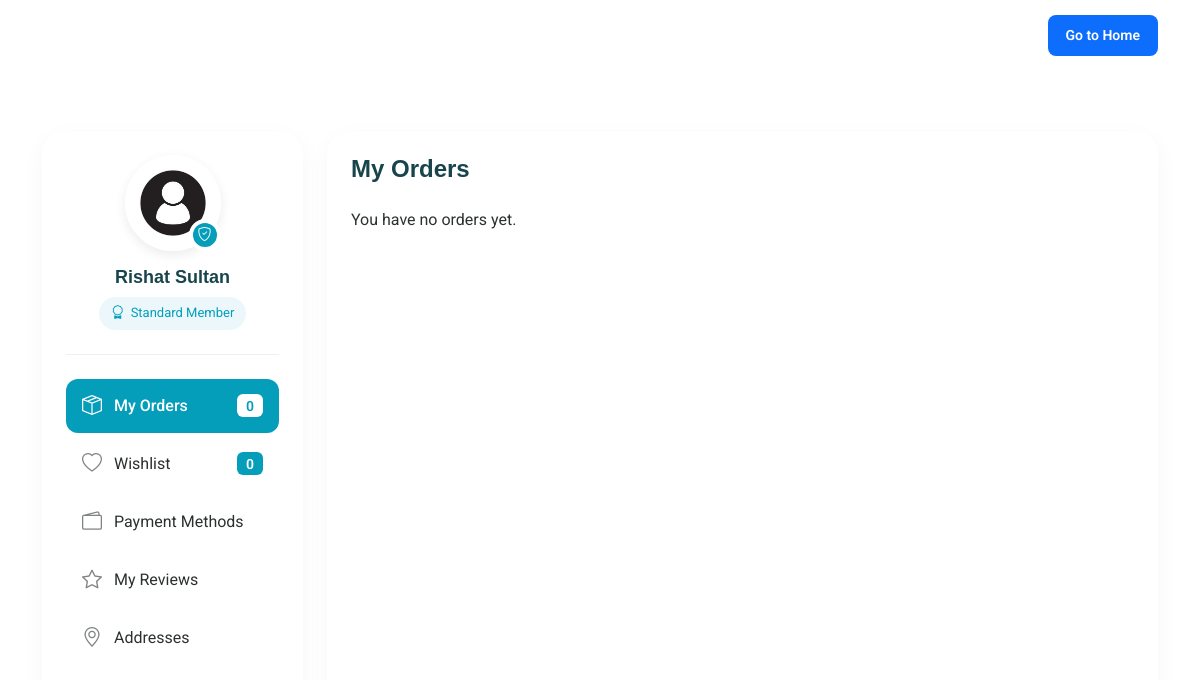
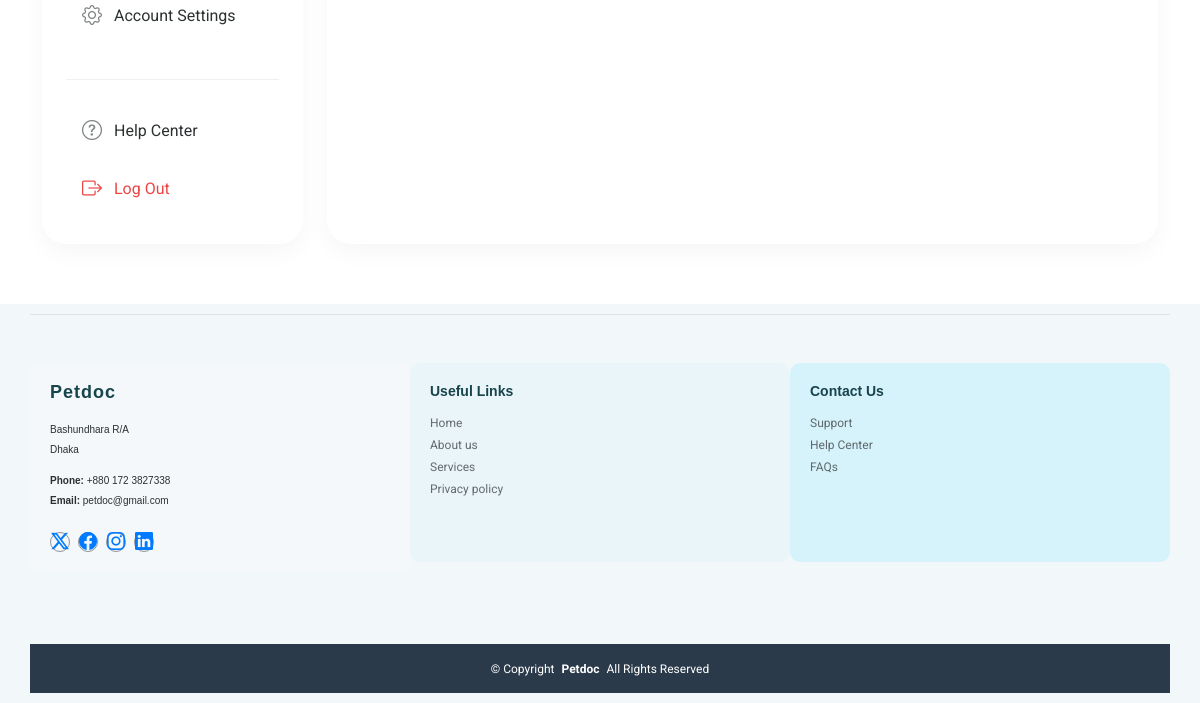
Before: /account/ (signed in) with the older database file (2 pictures, top to bottom).
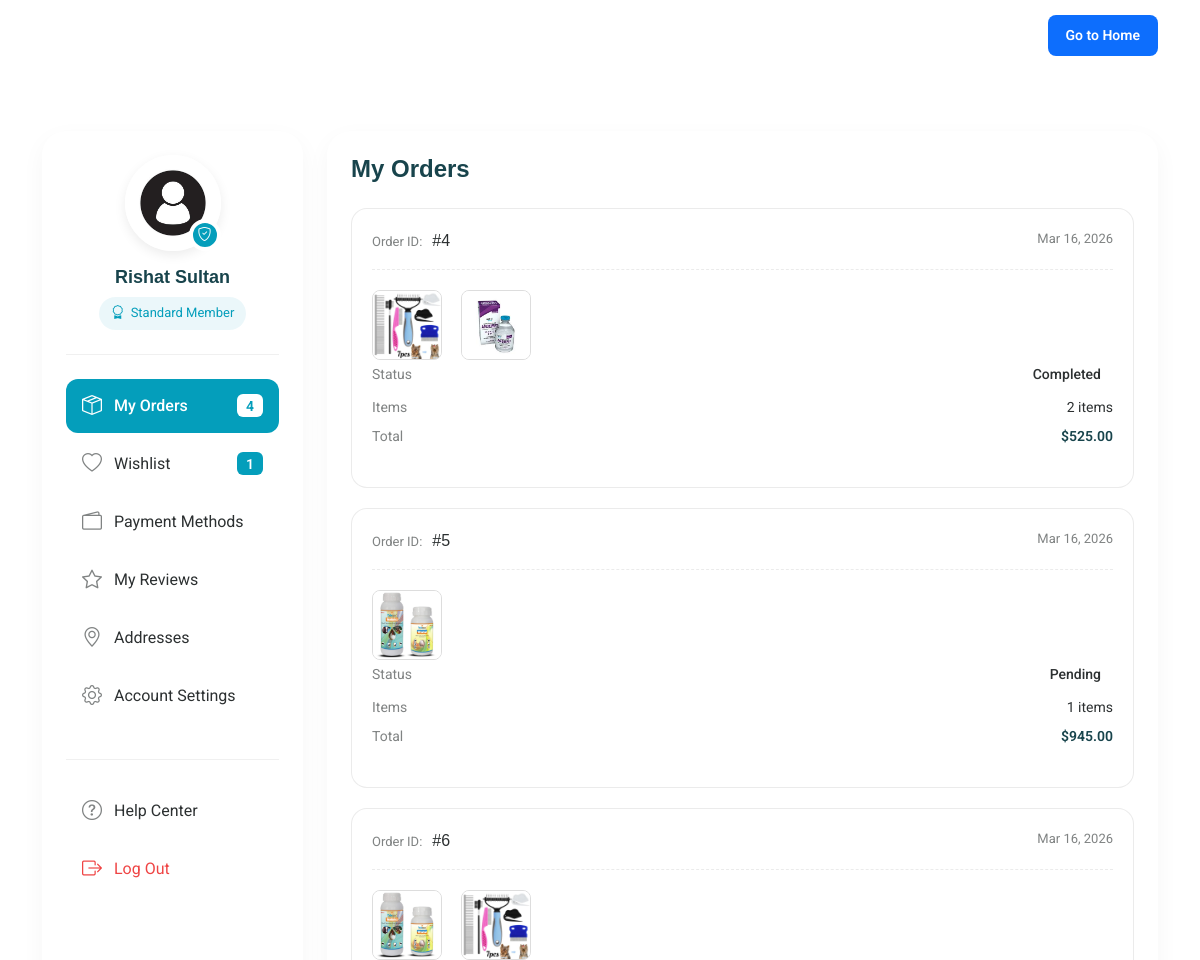
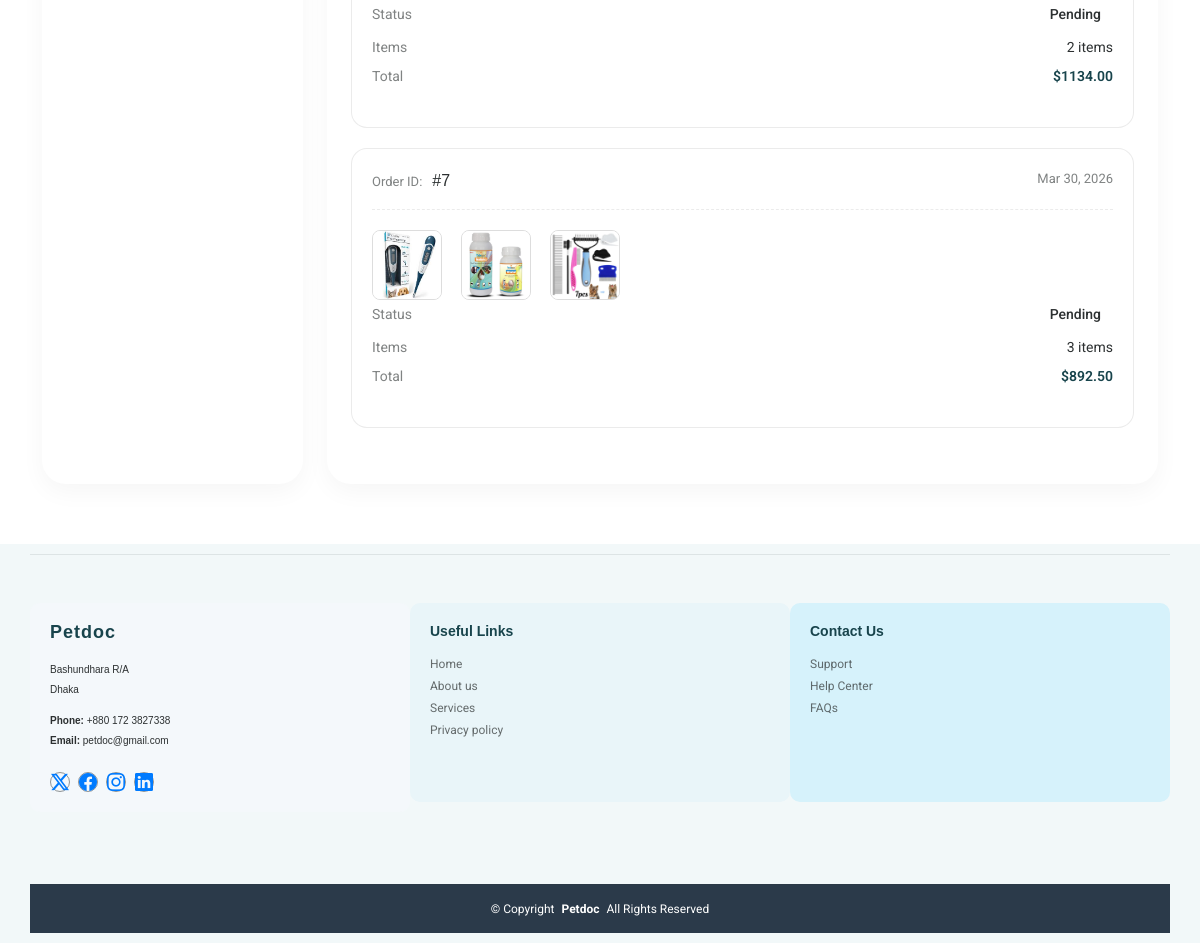
After: the same page with the newer database file (2 pictures, top to bottom).
### core/models.py (models this page shows, shortened)
class Wishlist(models.Model):
    user = models.OneToOneField(User, on_delete=models.CASCADE)
    products = models.ManyToManyField(Product, blank=True)

class Order(models.Model):
    STATUS_CHOICES = (
        ("Pending", "Pending"),
        ("Processing", "Processing"),
        ("Shipped", "Shipped"),
        ("Completed", "Completed"),
        ("Cancelled", "Cancelled"),
    )
    user = models.ForeignKey(User, on_delete=models.CASCADE)
    total_amount = models.DecimalField(max_digits=10, decimal_places=2, default=0)
    status = models.CharField(max_length=20, choices=STATUS_CHOICES, default="Pending")
    created_at = models.DateTimeField(auto_now_add=True)

class OrderItem(models.Model):
    order = models.ForeignKey(Order, on_delete=models.CASCADE, related_name="items")
    product = models.ForeignKey(Product, on_delete=models.SET_NULL, null=True)
    quantity = models.PositiveIntegerField(default=1)
    price = models.DecimalField(max_digits=10, decimal_places=2)

class Product(models.Model):
    vendor = models.ForeignKey(Vendor, on_delete=models.SET_NULL, null=True, blank=True)
    category = models.ForeignKey(Category, on_delete=models.SET_NULL, null=True, blank=True)
    title = models.CharField(max_length=255)
    slug = models.SlugField(unique=True, blank=True)
    description = models.TextField(blank=True)
    price = models.DecimalField(max_digits=10, decimal_places=2)
    stock = models.IntegerField(default=0)
    label = models.CharField(max_length=50, blank=True, null=True)
    image = models.ImageField(upload_to='products/', blank=True, null=True)
    created_at = models.DateTimeField(auto_now_add=True)

### userauths/views.py (the view)
# urls.py: path('account/', views.account, name='account'),
@login_required
def account(request):
    user = request.user
    orders = Order.objects.filter(user=user)
    wishlist = Wishlist.objects.filter(user=user).first()
    reviews = Review.objects.filter(user=user)
    addresses = Address.objects.filter(user=user)
    payments = PaymentMethod.objects.filter(user=user)
    products_ordered = Product.objects.filter(orderitem__order__user=user).distinct()
    context = {
        'user': user,
        'orders': orders,
        'wishlist': wishlist,
        'reviews': reviews,
        'addresses': addresses,
        'payments': payments,
        'products_ordered': products_ordered,
    }
    return render(request, 'account.html', context)

### core/context_processors.py (called while the page is built)
def cart_item_count(request):
    if request.user.is_authenticated:
        cart, created = Cart.objects.get_or_create(user=request.user)
        count = cart.items.aggregate(total=Sum('quantity'))['total'] or 0
    else:
        count = 0
    return {'cart_item_count': count}

### core/models.py (called while the page is built)
    def masked_number(self):
        return "**** **** **** " + self.card_number[-4:]

### templates/account.html (shortened to what the changed rows need)
{% extends "partial/base.html" %}
{% load static %}
{% block content %}
<body class="account-page">
  <main class="main">
    <section id="account" class="account section">
      <div class="container" data-aos="fade-up" data-aos-delay="100">
        <div class="row g-4">
          <div class="col-lg-3">
            <div class="profile-menu collapse d-lg-block" id="profileMenu">
              <nav class="menu-nav">
                <ul class="nav flex-column" role="tablist">
                  <li class="nav-item">
                    <a class="nav-link active" data-bs-toggle="tab" href="#orders">
                      <i class="bi bi-box-seam"></i>
                      <span>My Orders</span>
                      <span class="badge">{{ orders|length }}</span>
                    </a>
                  </li>
                  <li class="nav-item">
                    <a class="nav-link" data-bs-toggle="tab" href="#wishlist">
                      <i class="bi bi-heart"></i>
                      <span>Wishlist</span>
                      <span class="badge">
                        {% if wishlist %}{{ wishlist.products.count }}{% else %}0{% endif %}
                      </span>
                    </a>
                  </li>
                </ul>
              </nav>
            </div>
          </div>
          <div class="col-lg-9">
            <div class="content-area">
              <div class="tab-content">
                <div class="tab-pane fade show active" id="orders">
                  <div class="section-header" data-aos="fade-up">
                    <h2>My Orders</h2>
                  </div>
                  <div class="orders-grid">
                    {% for order in orders %}
                    <div class="order-card" data-aos="fade-up" data-aos-delay="{{ forloop.counter0|add:'100' }}">
                      <div class="order-header">
                        <div class="order-id">
                          <span class="label">Order ID:</span>
                          <span class="value">#{{ order.id }}</span>
                        </div>
                        <div class="order-date">{{ order.created_at|date:"M d, Y" }}</div>
                      </div>
                      <div class="order-content">
                        <div class="order-items-grid">
                          {% for item in order.items.all %}
                            {% if item.product and item.product.image %}
                              <img src="{{ item.product.image.url }}" class="order-item-img" alt="{{ item.product.title }}" loading="lazy">
                            {% endif %}
                          {% endfor %}
                        </div>
                        <div class="order-info">
                          <div class="info-row">
                            <span>Status</span>
                            <span class="status {{ order.status|lower }}">{{ order.status }}</span>
                          </div>
                          <div class="info-row">
                            <span>Items</span>
                            <span>{{ order.items.count }} items</span>
                          </div>
                          <div class="info-row">
                            <span>Total</span>
                            <span class="price">${{ order.total_amount }}</span>
                          </div>
                        </div>
                      </div>
                    </div>
                    {% empty %}
                      <p>You have no orders yet.</p>
                    {% endfor %}
                  </div>
                </div>
              </div>
            </div>
          </div>
        </div>
      </div>
    </section>
  </main>
</body>
{% endblock content %}

Changed rows visible on the page:
added Wishlist: products.count "1"
added Order: id "4", created_at "Mar 16, 2026", status "Completed", items.count "2", total_amount "525.00"
added OrderItem: product.image (picture), shown under "4"
added OrderItem: product.image (picture), shown under "4"
added Order: id "5", created_at "Mar 16, 2026", status "Pending", items.count "1", total_amount "945.00"
added OrderItem: product.image (picture), shown under "5"
added Order: id "6", created_at "Mar 16, 2026", status "Pending", items.count "2", total_amount "1134.00"
added OrderItem: product.image (picture), shown under "6"
added OrderItem: product.image (picture), shown under "6"
added Order: id "7", created_at "Mar 30, 2026", status "Pending", items.count "3", total_amount "892.50"
added OrderItem: product.image (picture), shown under "7"
added OrderItem: product.image (picture), shown under "7"
added OrderItem: product.image (picture), shown under "7"
Other visible differences:
{{ orders|length }}: "0" → "4"
text no longer shown: "0 You have no orders yet."
